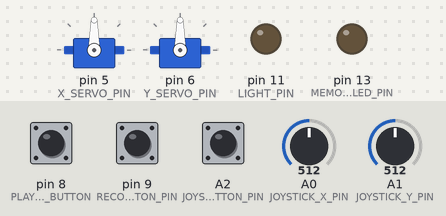
Bench run of a sketch on a simulated Arduino Uno, built with avr-gcc and run on an emulated ATmega328P. Shown: 2 × servo, output pins drawn as LEDs (lit = HIGH). Inputs (shaded band) come from the test bench; at power-on: A0 (JOYSTICK_X_PIN) = 512, A1 (JOYSTICK_Y_PIN) = 512, pin 8 (PLAYBACK_BUTTON) HIGH, A2 (JOYSTICK_BUTTON_PIN) HIGH, pin 9 (RECORD_BUTTON_PIN) HIGH.

Above: at 1.2 s.
1.3 s: A0 (JOYSTICK_X_PIN) set to 716
At 2.1 s:
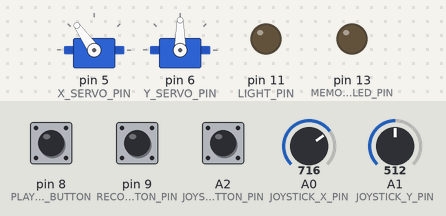
2.8 s: A1 (JOYSTICK_Y_PIN) set to 716
At 3.3 s:
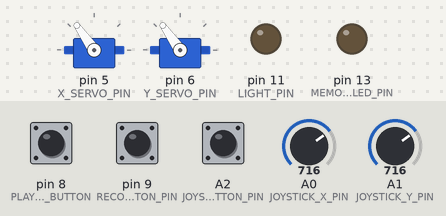
4.3 s: pin 8 (PLAYBACK_BUTTON) pulled LOW for 0.15 s
At 4.37 s:
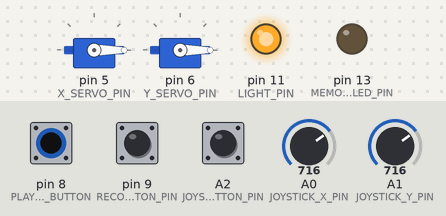
5.9 s: A2 (JOYSTICK_BUTTON_PIN) pulled LOW for 0.15 s
At 5.98 s:
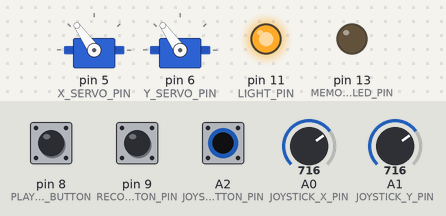
7.5 s: A0 (JOYSTICK_X_PIN) set to 900
At 8.3 s:
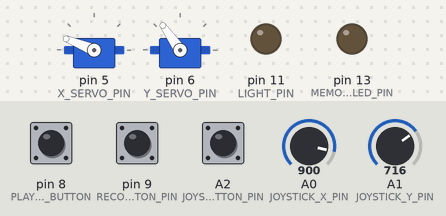
9.0 s: A1 (JOYSTICK_Y_PIN) set to 900
At 9.4 s:
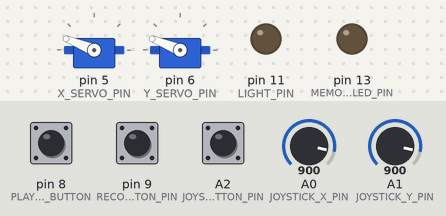
Timing chart, 0 to 11.5 s (numbered marks = the images above; inputs shaded):
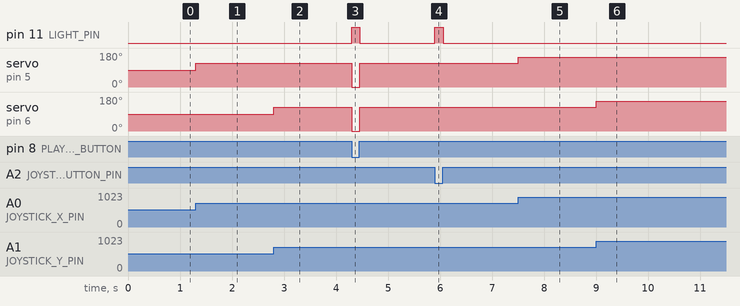

The sketch:

moving_head_refactored.ino
```cpp
#include <Servo.h>

const int MAX_RECORDINGS = 500;
const int X_SERVO_PIN = 5;
const int Y_SERVO_PIN = 6;
const int JOYSTICK_BUTTON_PIN = A2;
const int LIGHT_PIN = 11;
const int RECORD_BUTTON_PIN = 9;
const int PLAYBACK_BUTTON = 8;
const int DELAY_MS = 10;
const int JOYSTICK_X_PIN = 0;
const int JOYSTICK_Y_PIN = 1;
const int MEMORY_WARNING_LED_PIN = 13;

Servo xServo;
Servo yServo;

int currentRecodingDuration = 0;
int currentIndex = 0;
byte xServoValues[MAX_RECORDINGS];
byte yServoValues[MAX_RECORDINGS];
byte lightValues[MAX_RECORDINGS];

void setup() {
  // put your setup code here, to run once:
  Serial.begin(9600);
  xServo.attach(X_SERVO_PIN);
  yServo.attach(Y_SERVO_PIN);
  pinMode(JOYSTICK_BUTTON_PIN, INPUT);
  pinMode(LIGHT_PIN, OUTPUT);
  pinMode(RECORD_BUTTON_PIN, INPUT_PULLUP);
  pinMode(PLAYBACK_BUTTON, INPUT_PULLUP);
  pinMode(MEMORY_WARNING_LED_PIN, OUTPUT);
}

void recording(byte x, byte y, byte light) {
  if (currentIndex < MAX_RECORDINGS) {
    xServoValues[currentIndex] = x;
    yServoValues[currentIndex] = y;
    lightValues[currentIndex] = light;
    digitalWrite(MEMORY_WARNING_LED_PIN, LOW);
    if (currentIndex > 10){
      currentRecodingDuration = currentIndex;
    }
    currentIndex++;
  } else {
    digitalWrite(MEMORY_WARNING_LED_PIN, HIGH);
  }
}

void set_moving_head(byte x, byte y, byte light) {
  xServo.write(x);
  yServo.write(y);

  if (light == 0) {
    digitalWrite(LIGHT_PIN, HIGH);
  } else {
    digitalWrite(LIGHT_PIN, LOW);
  }
}

void playback() {
  if (currentIndex <= currentRecodingDuration) {
    set_moving_head(xServoValues[currentIndex], yServoValues[currentIndex], lightValues[currentIndex]);
    currentIndex++;
  }
}

void loop() {
  // put your main code here, to run repeatedly:
  byte x = map(analogRead(JOYSTICK_X_PIN), 0, 1023, 0, 180);
  byte y = map(analogRead(JOYSTICK_Y_PIN), 0, 1023, 0, 180);
  byte light = digitalRead(JOYSTICK_BUTTON_PIN);

  if (!digitalRead(RECORD_BUTTON_PIN)) {
    recording(x, y, light);

  } else if (!digitalRead(PLAYBACK_BUTTON)) {
    playback();

  } else {
    //not recording
    currentIndex = 0;
  }

  if (digitalRead(PLAYBACK_BUTTON)) {
    set_moving_head(x, y, light);
  }

  delay(DELAY_MS);
}
```

Measured:
- after the input at 1.3 s, servo on pin 5 (X_SERVO_PIN): 90° → 125° at once
- after the input at 2.8 s, servo on pin 6 (Y_SERVO_PIN): 90° → 125° at once
- after the input at 4.3 s, pin 11 (LIGHT_PIN): LOW → HIGH at once, → LOW 0.16 s later; servo on pin 5 (X_SERVO_PIN), servo on pin 6 (Y_SERVO_PIN): 125° → 0° at once, → 125° 0.16 s later
- after the input at 5.9 s, pin 11 (LIGHT_PIN): LOW → HIGH at once, → LOW 0.16 s later
- after the input at 7.5 s, servo on pin 5 (X_SERVO_PIN): 125° → 158° at once
- after the input at 9.0 s, servo on pin 6 (Y_SERVO_PIN): 125° → 158° at once
